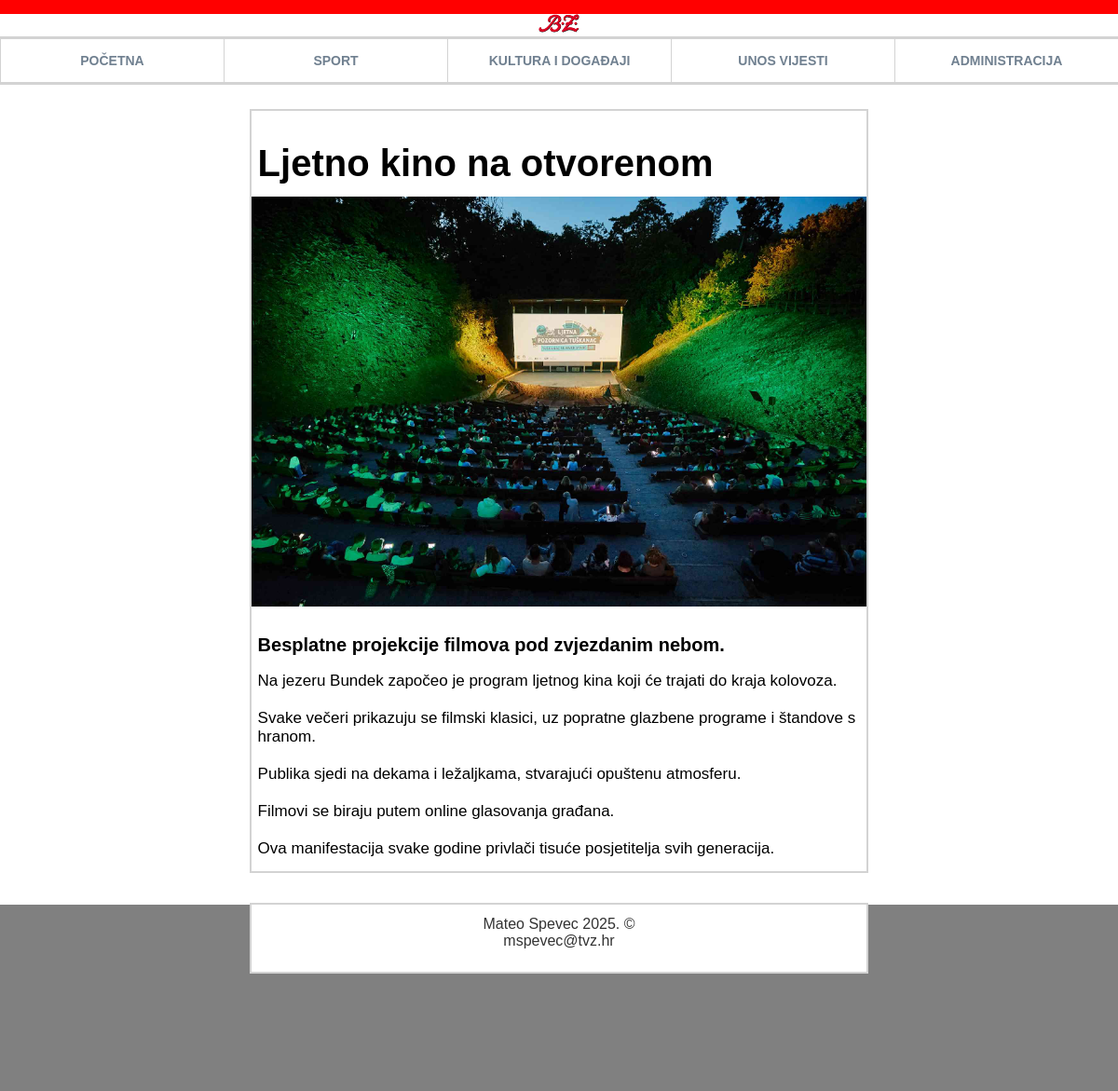
The page /clanak.php?id=16 on the database its author committed.
### tables this page shows
CREATE TABLE `vijesti` (
  `id` int(11) NOT NULL,
  `datum` varchar(32) NOT NULL,
  `naslov` varchar(64) NOT NULL,
  `sazetak` text NOT NULL,
  `tekst` text NOT NULL,
  `slika` varchar(64) NOT NULL,
  `kategorija` varchar(64) NOT NULL,
  `arhiva` tinyint(1) NOT NULL
);

### clanak.php (the view, shortened to what this page needs)
<?php
include 'konekcija.php';
$id = $_GET['id'] ?? null;
$query = "SELECT * FROM vijesti WHERE id = $id";
$result = mysqli_query($dbc, $query);
$row = mysqli_fetch_array($result);
?>
<!DOCTYPE html>
<html lang="hr">
    <head>
        <link rel="stylesheet" type="text/css" href="style.css">
    </head>
    <body>
        <div id="crveni"></div>
        <header>
            <img src="images/BZ_logo.svg" alt="Logo" id="logo">
            <nav>
                <ul>
                    <li><a href="index.php">POČETNA</a></li>
                    <li><a href="kategorija.php?kategorija=sport">SPORT</a></li>
                    <li><a href="kategorija.php?kategorija=kultura">KULTURA I DOGAĐAJI</a></li>
                    <li><a href="unos.php">UNOS VIJESTI</a></li>
                    <li><a href="administracija.php">ADMINISTRACIJA</a></li>
                </ul>
            </nav>
        </header>
        <main>
            <article class="clanak">
                <h1 style="font-size: 40px;"><?php echo $row['naslov']; ?></h1>
                <img src="<?php echo UPLPATH . $row['slika']; ?>" alt="Slika">
                <h4 style="font-size: 20px;"><?php echo $row['sazetak'] ?></h4>
                <p style="font-size:17px;"><?php echo nl2br($row['tekst']); ?></p>
            </article>
        </main>
        <footer>
            <div id="footerDiv">
                <p>Mateo Spevec 2025. &copy;</p>
                <p>mspevec@tvz.hr</p>
            </div>
        </footer>
    </body>
</html>

### style.css (style rules this page uses)
body { font-family: Arial, sans-serif; background-color: white; padding: 0; margin: 0.0%; }
#crveni { background-color: red; width: 100%; height: 15px; }
header { margin-bottom: 2.5%; }
#logo { width: 3.7%; display: block; margin: 0 auto; margin-bottom: 0.5%; }
nav { width: 100%; border: 1px solid lightgray; border-right: 0px; box-shadow: 0px 0px 0px 2px lightgray; }
nav ul { display: flex; justify-content: space-around; align-items: center; list-style: none; margin: 0; padding: 0; }
nav li { flex: 1; text-align: center; position: relative; list-style-type: none; }
nav a { display: block; padding: 15px 10px; text-decoration: none; color: slategray; font-weight: bold; font-size: 14px; text-transform: uppercase; border-right: 1px solid lightgray; }
main { width: 55%; margin: 0 auto; margin-bottom: 2%; }
article img { width: 100%; }
.clanak { box-shadow: 0px 0px 0px 2px lightgray; margin-bottom: 2%; padding-top: 0.004%; padding-bottom: 0.004%; }
.clanak h1, h4, p { margin-left: 1%; margin-bottom: 2%; }
footer { width: 100%; margin-top: 3%; padding-top: 0; border-right: 0px; box-shadow: 0px 0.5px lightgray; display: flex; justify-content: center; align-items: flex-start; background-color: grey; height: 200px; }
#footerDiv { background-color: white; text-align: center; width: 55%; margin-top: 0px; padding-top: 1%; padding-bottom: 2%; box-shadow: 0px 0px 0px 2px lightgray; }
#footerDiv p { margin: 0; color: #333; }
a { text-decoration: none; color: black; }

### rows shown on the page
vijesti: naslov "Ljetno kino na otvorenom", slika (picture), sazetak "Besplatne projekcije filmova pod zvjezdanim nebom.", tekst "Na jezeru Bundek započeo je program ljetnog kina koji će trajati do kraja kolovoza. Svake večeri prikazuju se filmski klasici, uz popratne glazbene programe i štandove s hranom. Publika sjedi na dekama i ležaljkama, stvarajući opuštenu atmosferu. Filmovi se biraju putem online glasovanja građana. Ova manifestacija svake godine privlači tisuće posjetitelja svih generacija."
